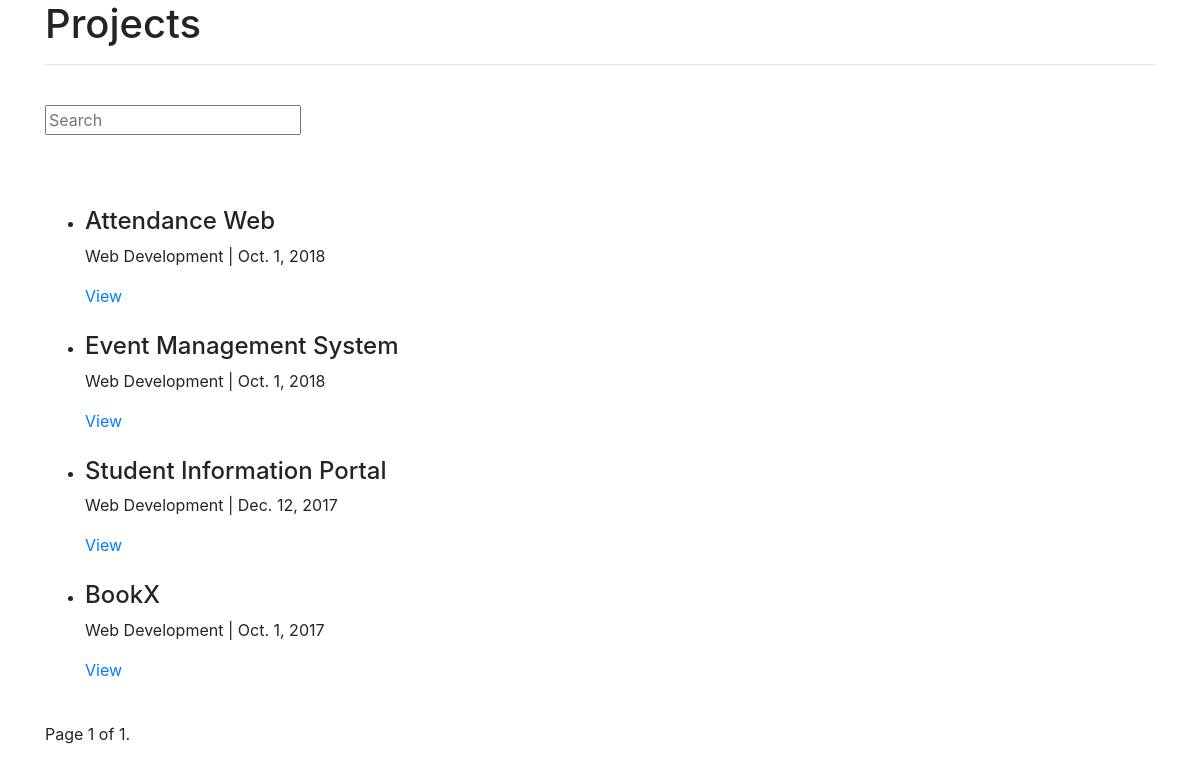
/projects/, run on the app's committed database.
### projects/models.py (models this page shows, shortened)
class Project(models.Model):
    team = models.ManyToManyField(UserProfile)
    title = models.CharField(max_length=255)
    cover = models.ImageField(upload_to='projects/%Y/%m/%d/', blank=True)
    img1 = models.ImageField(upload_to='projects/%Y/%m/%d/', blank=True, null=True)
    img2 = models.ImageField(upload_to='projects/%Y/%m/%d/', blank=True, null=True)
    img3 = models.ImageField(upload_to='projects/%Y/%m/%d/', blank=True, null=True)
    img4 = models.ImageField(upload_to='projects/%Y/%m/%d/', blank=True, null=True)
    img5 = models.ImageField(upload_to='projects/%Y/%m/%d/', blank=True, null=True)
    description = models.TextField()
    slug = models.SlugField(blank=True)
    technologies = MultiSelectField(choices=TECHNOLOGIES_CHOICES)
    stack = models.CharField(max_length=255)
    year = models.DateField()
    repo_link = models.CharField(max_length=255)
    objects = ProjectManager()
    class Meta:
        ordering = ["-year"]

### projects/views.py (the view)
# urls.py: path('', project_list, name='list'),
def project_list(request):
    queryset_list = Project.objects.all()
    query = request.GET.get("q", None)
    if query:
        queryset_list = queryset_list.filter(Q(title__icontains=query) | Q(description__icontains=query) | Q(
            technologies__icontains=query) | Q(team__user__first_name__icontains=query) | Q(
            team__user__last_name__icontains=query)).distinct()
    paginator = Paginator(queryset_list, 10)
    page = request.GET.get('page')
    post_list = paginator.get_page(page)
    context = {
        "title": "Projects",
        "project_list": post_list
    }
    if request.user.is_authenticated:
        context["user"] = True
    else:
        context["user"] = False
    return render(request, "projects/project_list.html", context)

### templates/projects/project_list.html (shortened to what this page needs)
{% extends 'base.html' %}
{% block content %}
<h1>{{ title }}</h1>
<hr />
<br />
{% include 'search.html' %}
<br />
<br />
<br />
{% if project_list %}
<ul>
  {% for project in project_list %}
  <li>
    <h4>{{ project.title }}</h4>
    <p>{{ project.technologies }} | {{ project.year }}</p>
    <a href="{% url 'projects:detail' slug=project.slug %}">View</a>
  </li>
  <br />
  {% endfor %}
</ul>
{% else %}
<h4>No projects</h4>
{% endif %}
<div class="pagination">
  <span class="step-links">
    <span class="current">
      Page {{ project_list.number }} of {{ project_list.paginator.num_pages }}.
    </span>
  </span>
</div>
{% endblock content %}

### data on the page
Project: title "Attendance Web", technologies "Web Development", year "Oct. 1, 2018"
Project: title "Event Management System", technologies "Web Development", year "Oct. 1, 2018"
Project: title "Student Information Portal", technologies "Web Development", year "Dec. 12, 2017"
Project: title "BookX", technologies "Web Development", year "Oct. 1, 2017"

### other printed values
{{ title }} "Projects"
{{ project_list.number }} "1"
{{ project_list.paginator.num_pages }} "1"
